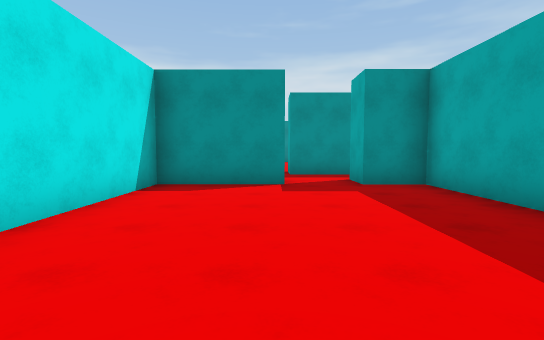
view 1 (above)

21 first-person views from a walk through a scene from a Unity 3-D project. The camera is 1.4 m above the floor, tilts 4° down and sees 85° across. The floor is counted in squares, 2 m on a side. Each view is taken from the middle of a square. On the plan, view 1 faces up. The plan holds only what a view shows up to about 10 squares ahead; the rest is blank. The place goes on beyond the plan. The player is left out.

view 2
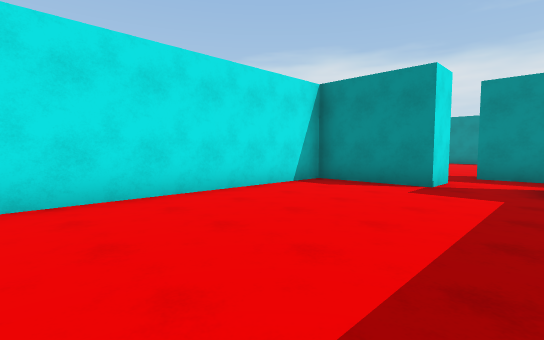

view 3
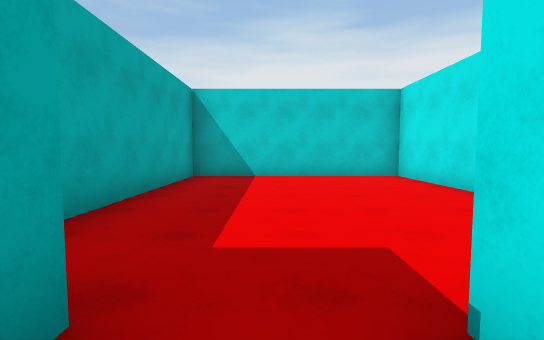

view 4
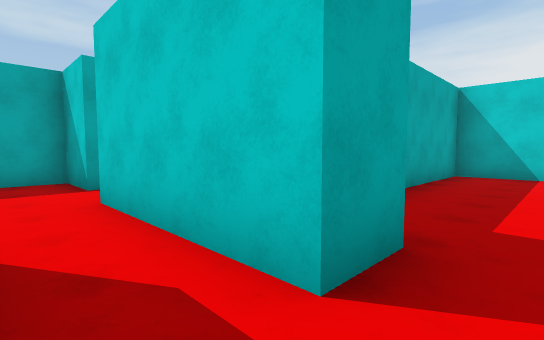

view 5
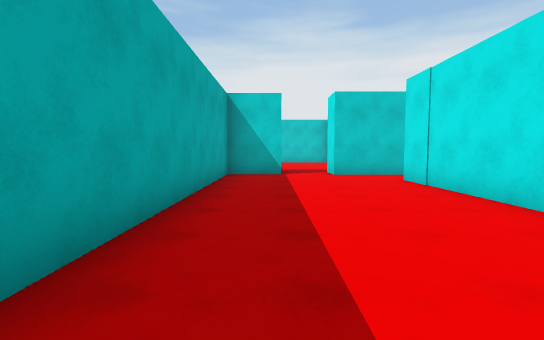

view 6
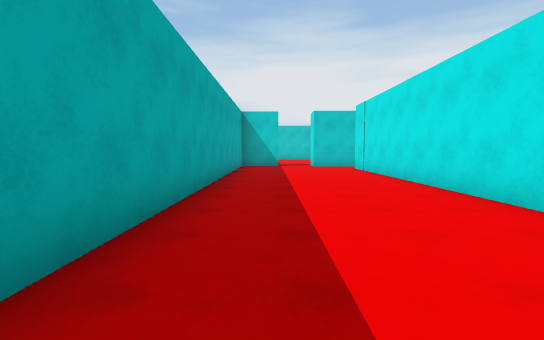

view 7
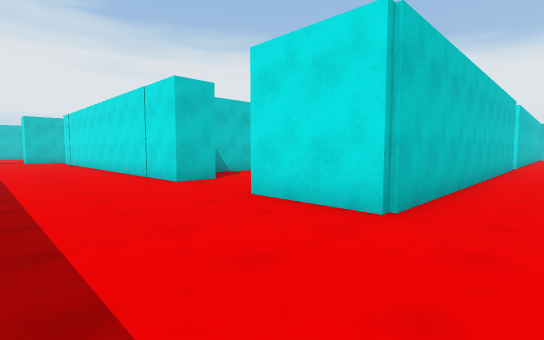

view 8
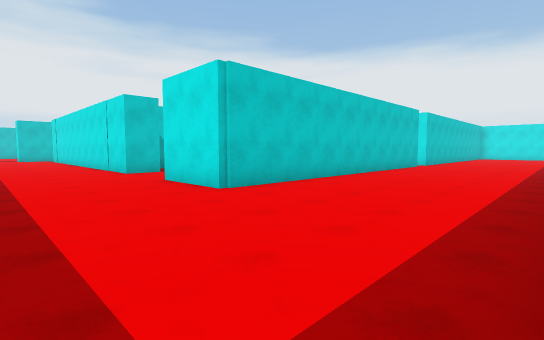

view 9
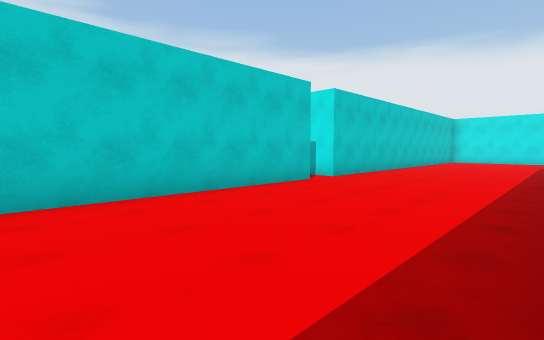

view 10
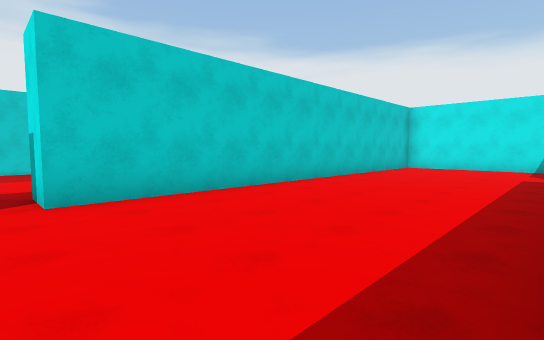

view 11
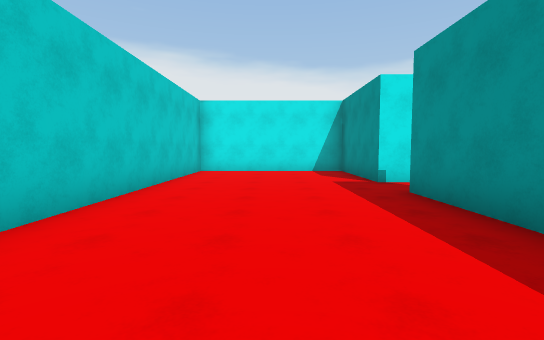

view 12
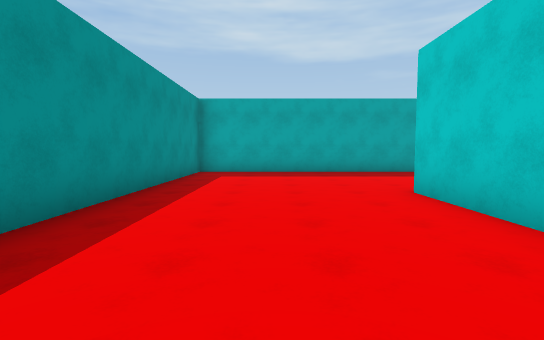

view 13
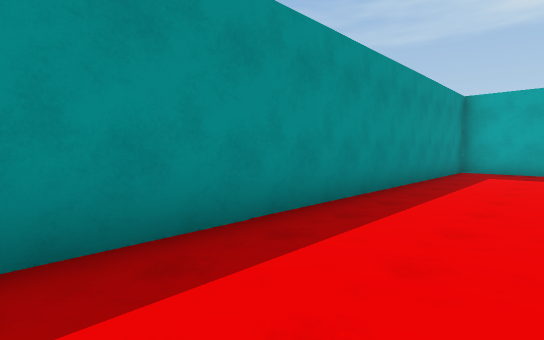

view 14
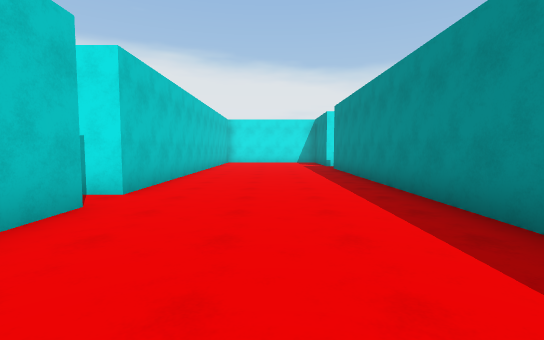

view 15
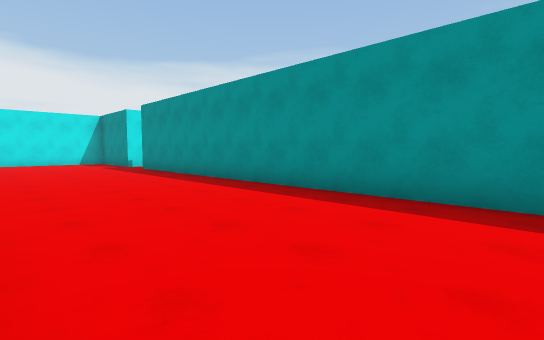

view 16
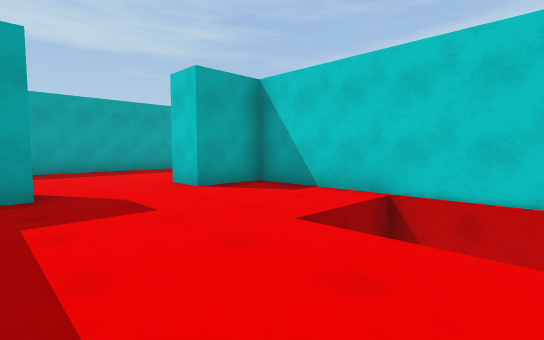

view 17
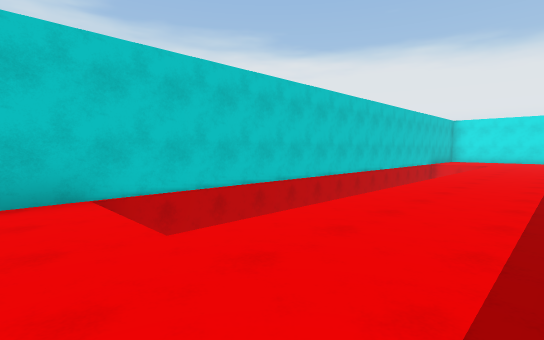

view 18
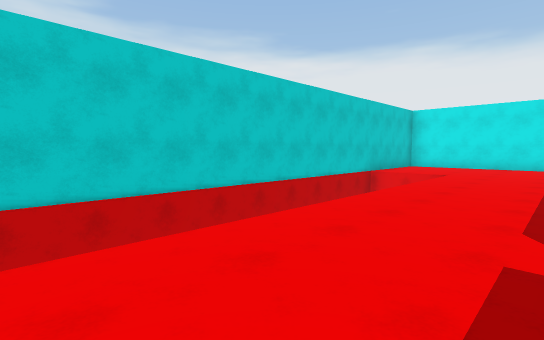

view 19
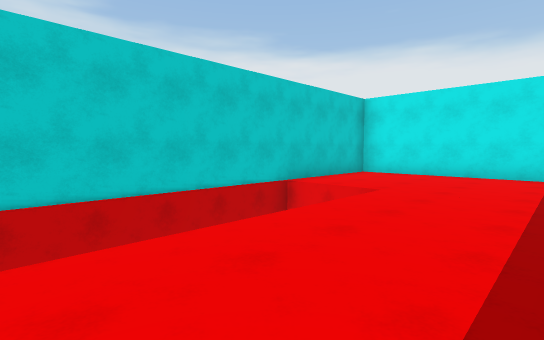

view 20
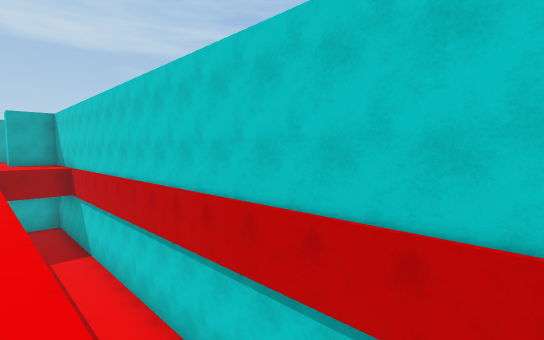

view 21
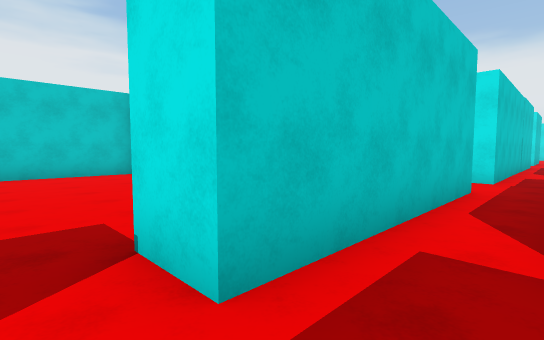

### Floor plan
Key: @ floor where view 1 was taken; # wall or solid block; . floor; v drop or lower ground.
Columns run from 18 left of view 1 to 9 right of it. Each row starts with its distance up from view 1.
 29 ####. ######################
 28 #..........................#
 27 #..........................#
 26 #..........................#
 25 #..........................#
 24 #..........................#
 23 ############.##########....#
 22 #....................##....#
 21 #..........................#
 20 #..........................#
 19 #...v      vvvvvvvv..##....#
 18 #...v     vvvvvvvvv..##....#
 17 #######################....#
 16                       #....#
 15                       #....#
 14                       #....#
 13                       #....#
 12                       #....#
 11                       #....#
 10                       #....#
  9                   .####....#
  8          ..................#
  7       ######..#####........#
  6                ####.####.###
  5                #.....#
  4                #.....#
  3                #.....#
  2                #.....#
  1                #.....#
  0                #..@..#
 -1                #######

Positions as (right, up) in squares from view 1, and headings:
1: (0, 0), facing up
2: (2, 0), facing up-left
3: (1, 7), facing down
4: (1, 8), facing down-right
5: (7, 15), facing down
6: (7, 19), facing down
7: (7, 25), facing down-left
8: (7, 28), facing down-left
9: (0, 28), facing down-left
10: (-6, 28), facing down-left
11: (-8, 26), facing left
12: (-1, 26), facing right
13: (-2, 26), facing up-right
14: (-2, 26), facing left
15: (-2, 24), facing up-left
16: (-2, 22), facing down-right
17: (1, 22), facing down-left
18: (-5, 22), facing down-left
19: (-9, 22), facing down-left
20: (-13, 20), facing down-right
21: (1, 8), facing down-left
